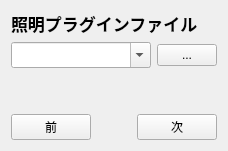
      <widget class="QWidget" name="pageLightPlugin">
       <layout class="QVBoxLayout" name="vLayout_15">
        <item>
         <widget class="QLabel" name="labelTitle_15">
          <property name="font"><font><pointsize>13</pointsize><bold>true</bold></font></property>
          <property name="text"><string>照明プラグインファイル</string></property>
         </widget>
        </item>
        <item>
         <layout class="QHBoxLayout" name="hInput_15">
          <item>
           <widget class="QComboBox" name="comboBoxLightPlugin">
            <property name="font"><font><pointsize>11</pointsize></font></property>
            <property name="editable"><bool>true</bool></property>
           </widget>
          </item>
          <item>
           <widget class="QPushButton" name="pushButtonBrowseLightPlugin">
            <property name="maximumSize"><size><width>60</width><height>16777215</height></size></property>
            <property name="text"><string>...</string></property>
           </widget>
          </item>
         </layout>
        </item>
        <item><spacer name="vSpacer_15"><property name="orientation"><enum>Qt::Vertical</enum></property><property name="sizeHint" stdset="0"><size><width>20</width><height>40</height></size></property></spacer></item>
        <item>
         <layout class="QHBoxLayout" name="hNav_15">
          <item><widget class="QPushButton" name="pushButtonPrev_15"><property name="text"><string>前</string></property></widget></item>
          <item><spacer name="hSpacer_15"><property name="orientation"><enum>Qt::Horizontal</enum></property><property name="sizeHint" stdset="0"><size><width>40</width><height>20</height></size></property></spacer></item>
          <item><widget class="QPushButton" name="pushButtonNext_15"><property name="text"><string>次</string></property></widget></item>
         </layout>
        </item>
       </layout>
      </widget>
